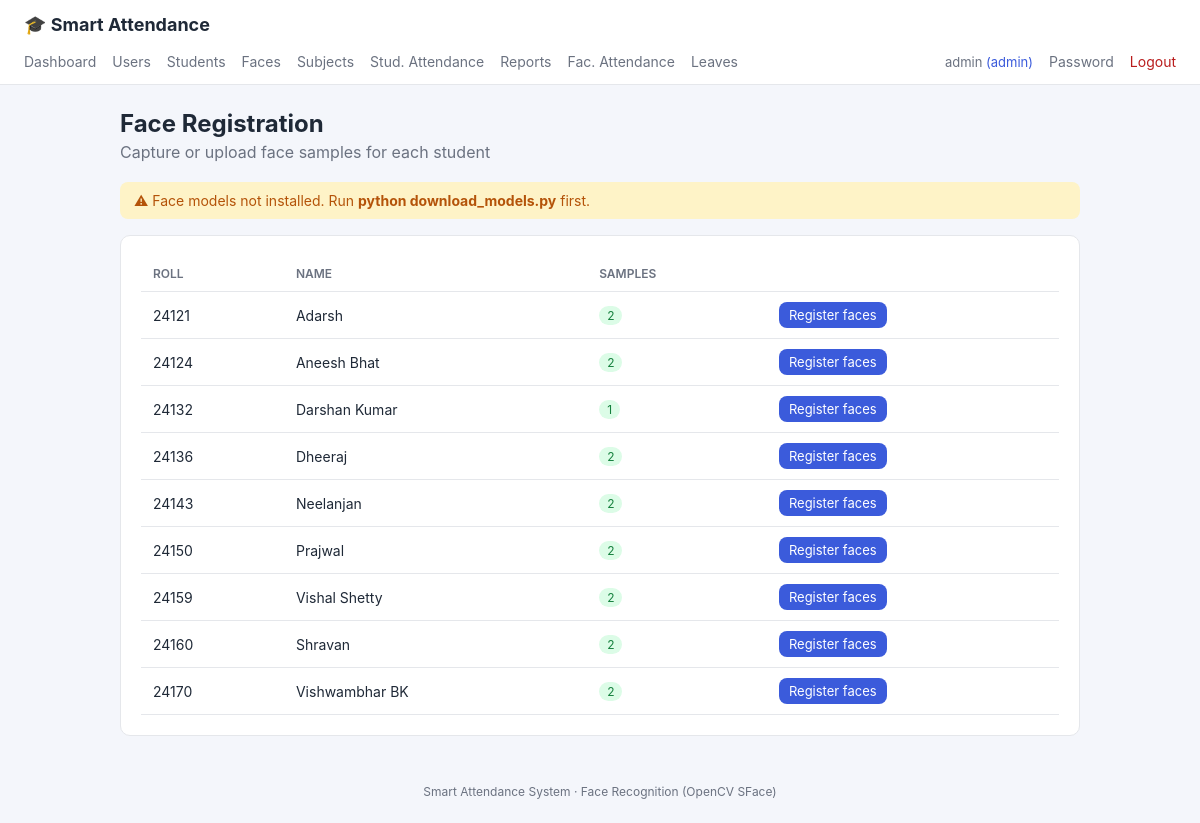
/faces/ (signed in), run on the app's committed database.
### models.py (models this page shows, shortened)
class User(UserMixin, db.Model):
    __tablename__ = "users"
    id = db.Column(db.Integer, primary_key=True)
    username = db.Column(db.String(80), unique=True, nullable=False, index=True)
    email = db.Column(db.String(120), unique=True, nullable=False)
    password_hash = db.Column(db.String(255), nullable=False)
    role = db.Column(db.String(20), nullable=False, default=ROLE_STUDENT)
    created_at = db.Column(db.DateTime, default=datetime.utcnow)
    student_id = db.Column(db.Integer, db.ForeignKey("students.id"), nullable=True)
    student = db.relationship("Student", backref=db.backref("user", uselist=False))

class Student(db.Model):
    __tablename__ = "students"
    id = db.Column(db.Integer, primary_key=True)
    roll_number = db.Column(db.String(40), unique=True, nullable=False, index=True)
    name = db.Column(db.String(120), nullable=False)
    department = db.Column(db.String(80), default="")
    class_name = db.Column(db.String(80), default="")
    created_at = db.Column(db.DateTime, default=datetime.utcnow)
    face_samples = db.relationship(
        "FaceSample", backref="student", cascade="all, delete-orphan"
    )
    attendance_records = db.relationship(
        "Attendance", backref="student", cascade="all, delete-orphan"
    )
    @property
    def has_face(self):
        return len(self.face_samples) > 0

### blueprints/faces.py (the view)
@faces_bp.route("/")
@login_required
@staff_required
def index():
    students = Student.query.order_by(Student.roll_number).all()
    return render_template("faces/index.html", students=students,
                           engine_ready=engine.available)

### face_engine.py (called while the page is built)
    @property
    def available(self):
        return os.path.exists(self.yunet_path) and os.path.exists(self.sface_path)

### templates/faces/index.html (shortened to what this page needs)
{% extends "base.html" %}
{% block content %}
<h1>Face Registration</h1>
<p class="subtitle">Capture or upload face samples for each student</p>
{% if not engine_ready %}
<div class="warn-banner">⚠ Face models not installed. Run <strong>python download_models.py</strong> first.</div>
{% endif %}
<div class="card">
  <table>
    <tr><th>Roll</th><th>Name</th><th>Samples</th><th></th></tr>
    {% for s in students %}
    <tr>
      <td>{{ s.roll_number }}</td>
      <td>{{ s.name }}</td>
      <td>
        {% if s.has_face %}<span class="badge badge-yes">{{ s.face_samples|length }}</span>
        {% else %}<span class="badge badge-no">0</span>{% endif %}
      </td>
      <td><a class="btn btn-sm" href="{{ url_for('faces.register', student_id=s.id) }}">Register faces</a></td>
    </tr>
    {% endfor %}
  </table>
</div>
{% endblock %}

### templates/base.html (shortened to what this page needs)
<!DOCTYPE html>
<html lang="en">
<head>
  <link rel="stylesheet" href="{{ url_for('static', filename='style.css') }}">
</head>
<body>
  <header class="topbar">
    <div class="brand">
      <a href="{{ url_for('dashboard.index') if current_user.is_authenticated else url_for('auth.login') }}">
        🎓 Smart Attendance
      </a>
    </div>
    {% if current_user.is_authenticated %}
    <nav class="nav">
      <a href="{{ url_for('dashboard.index') }}">Dashboard</a>
      {% if current_user.role == 'admin' %}
        <a href="{{ url_for('admin.list_users') }}">Users</a>
      {% endif %}
      {% if current_user.role in ['admin', 'faculty', 'director'] %}
        <a href="{{ url_for('students.list_students') }}">Students</a>
        <a href="{{ url_for('faces.index') }}">Faces</a>
        <a href="{{ url_for('attendance.subjects') }}">Subjects</a>
        <a href="{{ url_for('attendance.index') }}">Stud. Attendance</a>
        <a href="{{ url_for('reports.index') }}">Reports</a>
      {% endif %}
      {% if current_user.role in ['admin', 'director'] %}
        <a href="{{ url_for('director.faculty_attendance_index') }}">Fac. Attendance</a>
        <a href="{{ url_for('director.leaves_index') }}">Leaves</a>
      {% endif %}
      <span class="who">{{ current_user.username }} <em>({{ current_user.role }})</em></span>
      <a href="{{ url_for('auth.change_password') }}">Password</a>
      <a class="btn-link" href="{{ url_for('auth.logout') }}">Logout</a>
    </nav>
    {% endif %}
  </header>
  <main class="container">
    {% block content %}{% endblock %}
  </main>
  <footer class="footer">Smart Attendance System · Face Recognition (OpenCV SFace)</footer>
</body>
</html>

### static/style.css (style rules this page uses)
:root { --bg: #f4f6fb; --card: #ffffff; --primary: #3b5bdb; --primary-dark: #2f49b0; --text: #1f2937; --muted: #6b7280; --border: #e5e7eb; --success: #15803d; --danger: #b91c1c; --warning: #b45309; }
* { box-sizing: border-box; }
body { margin: 0; font-family: -apple-system, "Segoe UI", Roboto, Helvetica, Arial, sans-serif; background: var(--bg); color: var(--text); }
a { color: var(--primary); text-decoration: none; }
.topbar { background: #fff; border-bottom: 1px solid var(--border); padding: 0 24px; }
.brand a { font-size: 18px; font-weight: 700; color: var(--text); padding: 14px 0; display: inline-block; }
.nav { display: flex; align-items: center; gap: 16px; padding: 0 0 10px; flex-wrap: wrap; }
.nav a { color: var(--muted); font-size: 14px; padding: 4px 0; }
.nav .who { font-size: 13px; color: var(--muted); }
.nav .who em { color: var(--primary); font-style: normal; }
.btn-link { color: var(--danger) !important; }
.container { max-width: 1000px; margin: 24px auto; padding: 0 20px; }
.footer { text-align: center; color: var(--muted); font-size: 12px; padding: 24px; }
h1 { font-size: 24px; margin: 0 0 4px; }
.subtitle { color: var(--muted); margin: 0 0 20px; }
.card { background: var(--card); border: 1px solid var(--border); border-radius: 10px; padding: 20px; margin-bottom: 20px; }
.btn { display: inline-block; background: var(--primary); color: #fff; border: none; padding: 9px 16px; border-radius: 8px; font-size: 14px; cursor: pointer; text-decoration: none; }
.btn-sm { padding: 5px 10px; font-size: 13px; }
table { width: 100%; border-collapse: collapse; }
th, td { text-align: left; padding: 10px 12px; border-bottom: 1px solid var(--border); font-size: 14px; }
th { color: var(--muted); font-weight: 600; font-size: 12px; text-transform: uppercase; }
.badge { display: inline-block; padding: 2px 8px; border-radius: 999px; font-size: 12px; }
.badge-yes { background: #dcfce7; color: var(--success); }
.warn-banner { background: #fef3c7; color: var(--warning); padding: 10px 14px; border-radius: 8px; margin-bottom: 16px; font-size: 14px; }

### data on the page
User: username "admin", role "admin"
Student: roll_number "24121", name "Adarsh", face_samples|length "2"
Student: roll_number "24124", name "Aneesh Bhat", face_samples|length "2"
Student: roll_number "24132", name "Darshan Kumar", face_samples|length "1"
Student: roll_number "24136", name "Dheeraj", face_samples|length "2"
Student: roll_number "24143", name "Neelanjan", face_samples|length "2"
Student: roll_number "24150", name "Prajwal", face_samples|length "2"
Student: roll_number "24159", name "Vishal Shetty", face_samples|length "2"
Student: roll_number "24160", name "Shravan", face_samples|length "2"
Student: roll_number "24170", name "Vishwambhar BK", face_samples|length "2"
